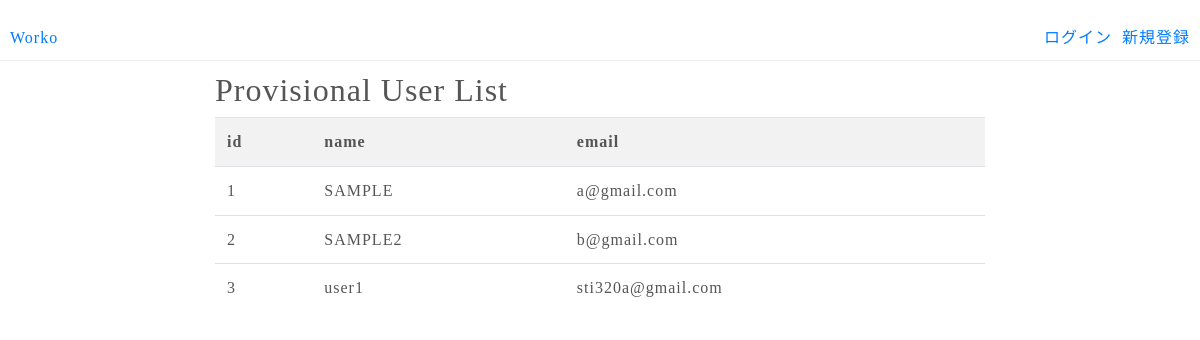
The app's page /AFewbeon32GhOi90ZXAccountAdmin, older data.
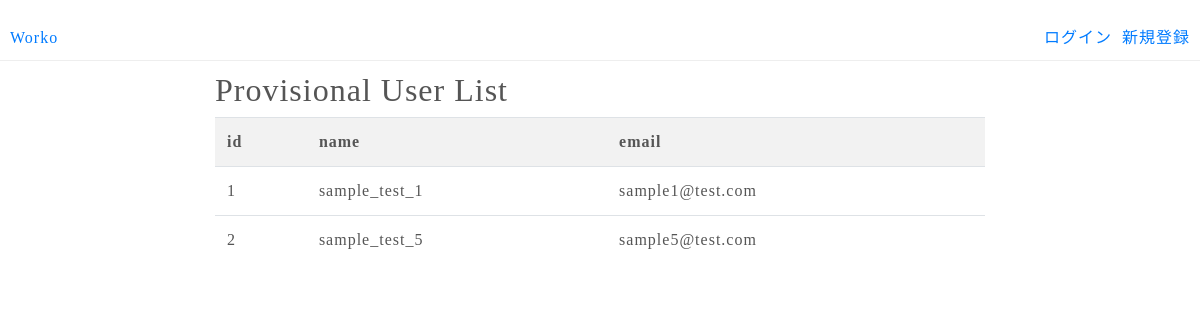
The same page, newer data.
### tables this page shows
CREATE TABLE user (id int primary key, name varchar(64), email varchar(64), auth_key varchar(64), email_confirm_pass varchar(64));

### controller.py (the view)
@app.route('/AFewbeon32GhOi90ZXAccountAdmin')
def showAccountAdminView():
    user_list = dao.getUserList()
    return render_template('accountAdmin.html', username=getLoginUser(), user_list=user_list)

### controller.py (called while the page is built)
def getLoginUser():
    if session.get("username") != None and session.get("username") != "":
        username = session["username"]
        return username
    else:
        return False

### dao.py (called while the page is built)
def create(statement, db_file_name):
    conn = sqlite3.connect(ROOT_DIR+'/db/{}.db'.format(db_file_name))
    c = conn.cursor()
    c.execute(statement)
    conn.commit()
    conn.close()
    return True

def selectReturn(statement, db_file_name, console):
    conn = sqlite3.connect(ROOT_DIR+'/db/{}.db'.format(db_file_name))
    c = conn.cursor()
    sql_result = c.execute(statement)
    conn.commit()
    result = []
    for row in sql_result:
        result.append(row)
        if(console):print("dao.selectReturn:" + str(row))
    conn.close()
    return result

def createProvisionalUserTableIfNotExist(db_file_name):
    create("CREATE TABLE IF NOT EXISTS provisionalUser (id int primary key, name varchar(64), email varchar(64), auth_key varchar(64), email_confirm_pass varchar(64))", db_file_name)

def getUserList():
    createProvisionalUserTableIfNotExist(db_file_name)
    sql_result = selectReturn("SELECT id, name, email FROM user", db_file_name, True)
    user_list = []
    for row in sql_result:
        user_info = {}
        user_info["id"] = row[0]
        user_info["name"] = row[1]
        user_info["email"] = row[2]
        user_list.append(user_info)
    return user_list

### templates/accountAdmin.html
{% extends "layout.html" %}
{% block body %}
<div id="account-admin-container">
    <div id="user-list-container">
        <h2>Provisional User List</h2>
        <table class="table table-striped">
            <tr>
                <th>id</th>
                <th>name</th>
                <th>email</th>
            </tr>
        {% for user in user_list: %}
        <tr>
            <td>{{user["id"]}}</td>
            <td>{{user["name"]}}</td>
            <td>{{user["email"]}}</td>
        <tr>
        {% endfor %}
        </table>
    </div>
</div>
{% endblock %}

### templates/layout.html (shortened to what this page needs)
<!DOCTYPE html>
<html lang="ja">
<head>
    <link rel="stylesheet" href="https://maxcdn.bootstrapcdn.com/bootstrap/4.0.0/css/bootstrap.min.css">
    <link rel="stylesheet" href="/static/stylesheet.css">
</head>
<body>
    <header>
        <div id="header-left">
            <ul>
                <li>
                    <a href="/">Worko</a>
                </li>
            </ul>
        </div>
        <div id="header-right">
            <ul>
                {% if username == False: %}
                <li>
                    <a href="/signup">新規登録</a>
                </li>
                <li>
                    <a href="/login">ログイン</a>
                </li>
                {% endif %}
            </ul>
        </div>
    </header>
    <div class="container-fluid">
        <div class="row">
            <div class="col-sm-2"></div>
            <div class="col-sm-8">{% block body %}{% endblock %}</div>
            <div class="col-sm-2"></div>
        </div>
    </div>
</body>
</html>

### static/stylesheet.css (style rules this page uses)
* { margin:0; padding:0; box-sizing: border-box; font-family: 'Noto Sans JP'; letter-spacing: 1px; color: #555; font-size: 16px; word-break: break-all; }
header { background-color: #fff; border-bottom: 1px solid #eee; margin: 0 0 10px 0; }
#header-left ul li { float:left; list-style: none; margin: 0 0 0 10px; padding: 10px 0 10px 0; }
#header-right ul li { float:right; list-style: none; margin: 0 10px 0 0; padding: 10px 0 10px 0; }

Row changes from the older to the newer data that the page shows:
removed user: id "3", name "user1", email "sti320a@gmail.com"
changed user id 1: name "SAMPLE" → "sample_test_1"; email "a@gmail.com" → "sample1@test.com"
changed user id 2: name "SAMPLE2" → "sample_test_5"; email "b@gmail.com" → "sample5@test.com"
